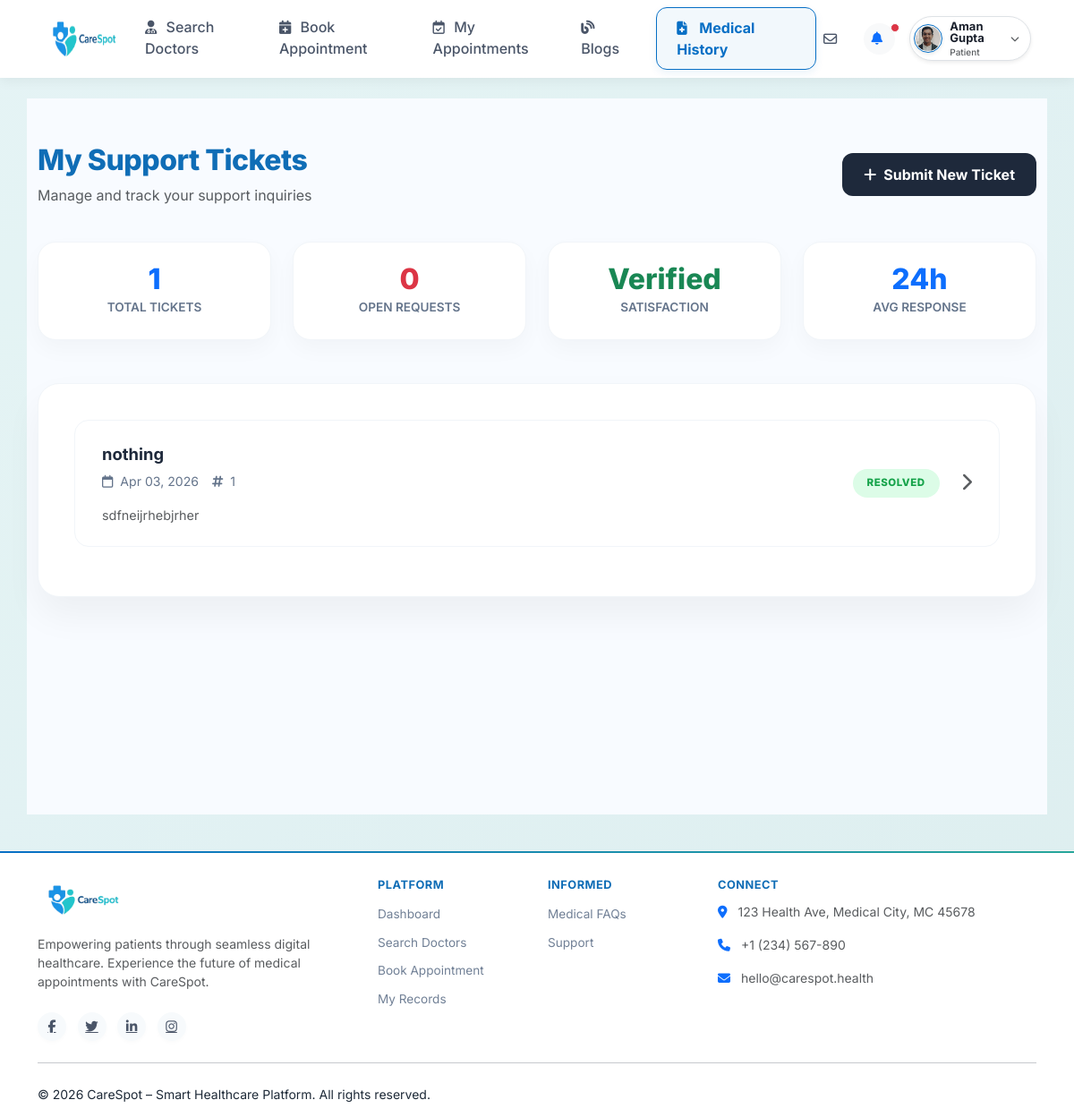
The page /my-support-tickets/ (signed in) on the database its author committed.
### user/models.py (models this page shows, shortened)
class tblSupportTicket(models.Model):
    STATUS_CHOICES = [
        ('open', 'Open'),
        ('in_progress', 'In Progress'),
        ('resolved', 'Resolved'),
        ('closed', 'Closed'),
    ]
    ticketID = models.AutoField(primary_key=True)
    userID = models.ForeignKey(tblUser, on_delete=models.SET_NULL, null=True, blank=True)
    name = models.TextField(max_length=100)
    email = models.TextField(max_length=100)
    subject = models.TextField(max_length=150)
    message = models.TextField(max_length=1000)
    status = models.CharField(max_length=20, choices=STATUS_CHOICES, default='open')
    createdDT = models.DateTimeField(auto_now_add=True)

### user/views.py (the view)
# urls.py: path('my-support-tickets/', views.mySupportTickets, name='mySupportTickets'),
def mySupportTickets(request):
    user_id = request.session.get('user_id') or request.session.get('userID')
    user_context = tblUser.objects.filter(userID=user_id).first() if user_id else None
    if not user_context:
        return redirect('Login')
    tblSupportTicket.objects.filter(email=user_context.email, userID__isnull=True).update(userID=user_context)
    my_tickets = tblSupportTicket.objects.filter(userID=user_context).order_by('-createdDT')
    open_tickets_count = my_tickets.filter(status='open').count()
    base_template = 'base.html' if request.session.get('isDoctor') else 'patient_base.html'
    return render(request, 'my_support_tickets.html', {
        'user_data': user_context,
        'my_tickets': my_tickets,
        'open_tickets_count': open_tickets_count,
        'base_template': base_template
    })

### user/templates/my_support_tickets.html (shortened to what this page needs)
{% extends base_template|default:'patient_base.html' %}
{% block content %}
<div class="dashboard-wrapper">
    <div class="container">
        <div class="page-header d-flex justify-content-between align-items-center">
            <div>
                <h2>My Support Tickets</h2>
                <p class="text-muted mb-0">Manage and track your support inquiries</p>
            </div>
            <a href="{% url 'supportPage' %}" class="btn-new-ticket">
                <i class="fa-solid fa-plus"></i> Submit New Ticket
            </a>
        </div>
        <div class="row g-4 mb-5">
            <div class="col-md-3 stats-col">
                <div class="stats-card">
                    <div class="count">{{ my_tickets|length }}</div>
                    <div class="label">Total Tickets</div>
                </div>
            </div>
            <div class="col-md-3 stats-col">
                <div class="stats-card">
                    <div class="count text-danger">
                        {{ open_tickets_count }}
                    </div>
                    <div class="label">Open Requests</div>
                </div>
            </div>
            <div class="col-md-3 stats-col">
                <div class="stats-card">
                    <div class="count text-success">Verified</div>
                    <div class="label">Satisfaction</div>
                </div>
            </div>
            <div class="col-md-3 stats-col">
                <div class="stats-card">
                    <div class="count">24h</div>
                    <div class="label">Avg Response</div>
                </div>
            </div>
        </div>
        <div class="ticket-list-container">
            {% if my_tickets %}
                {% for ticket in my_tickets %}
                <div class="ticket-item">
                    <div class="ticket-info">
                        <div class="ticket-subject">{{ ticket.subject }}</div>
                        <div class="ticket-meta">
                            <span><i class="fa-regular fa-calendar me-1"></i> {{ ticket.createdDT|date:"M d, Y" }}</span>
                            <span><i class="fa-solid fa-hashtag me-1"></i> {{ ticket.ticketID }}</span>
                        </div>
                        <div class="mt-3 text-muted" style="font-size: 0.9rem;">
                            {{ ticket.message|truncatewords:20 }}
                        </div>
                    </div>
                    <div class="d-flex align-items-center gap-4">
                        {% if ticket.status == 'open' %}
                            <span class="status-badge badge-open">Open</span>
                        {% elif ticket.status == 'in_progress' %}
                            <span class="status-badge badge-progress">In Progress</span>
                        {% elif ticket.status == 'resolved' %}
                            <span class="status-badge badge-resolved">Resolved</span>
                        {% elif ticket.status == 'closed' %}
                            <span class="status-badge badge-closed">Closed</span>
                        {% endif %}
                        <div class="text-muted" style="cursor:pointer;"><i class="fa-solid fa-chevron-right fs-5"></i></div>
                    </div>
                </div>
                {% endfor %}
            {% endif %}
        </div>
    </div>
</div>
{% endblock %}

### user/static/css/carespot-theme.css (style rules this page uses)
:root { --primary-color: #0F6DB6; --primary-dark: #0A5FA1; --secondary-color: #23B6B3; --accent-color: #3ED1C8; --background-color: #F4FAFB; --card-color: #FFFFFF; --text-color: #1E2A38; }
body { background-color: var(--background-color) !important; color: var(--text-color) !important; }
h1, h2, h3, h4, h5, h6, .h1, .h2, .h3, .h4, .h5, .h6 { color: #0F6DB6 !important; }
a { color: var(--primary-color); }
.text-secondary, .text-success { color: var(--secondary-color) !important; }

### user/templates/my_support_tickets.html (style rules this page uses)
:root { --primary-blue: #0d6efd; --dark-navy: #1e293b; --bg-soft: #f8fbff; }
.dashboard-wrapper { min-height: 100vh; background: var(--bg-soft); padding: 50px 0 80px; }
.page-header { margin-bottom: 40px; }
.page-header h2 { font-weight: 800; color: var(--dark-navy); letter-spacing: -0.5px; }
.stats-card { background: #fff; border-radius: 20px; padding: 25px; border: 1px solid #f1f5f9; box-shadow: 0 10px 25px rgba(0,0,0,0.03); height: 100%; display: flex; flex-direction: column; justify-content: center; align-items: center; text-align: center; }
.stats-card .count { font-size: 2rem; font-weight: 800; color: var(--primary-blue); line-height: 1; margin-bottom: 5px; }
.stats-card .label { font-size: 0.85rem; font-weight: 600; color: #64748b; text-transform: uppercase; }
.ticket-list-container { background: #fff; border-radius: 24px; padding: 40px; box-shadow: 0 20px 40px rgba(0,0,0,0.05); border: 1px solid #f1f5f9; }
.ticket-item { background: #fff; border-radius: 16px; padding: 24px 30px; border: 1px solid #f1f5f9; margin-bottom: 15px; transition: all 0.2s ease; display: flex; justify-content: space-between; align-items: center; flex-wrap: wrap; gap: 20px; }
.ticket-info { flex: 1; min-width: 300px; }
.ticket-subject { font-size: 1.15rem; font-weight: 700; color: var(--dark-navy); margin-bottom: 6px; }
.ticket-meta { display: flex; align-items: center; gap: 15px; font-size: 0.88rem; color: #64748b; }
.status-badge { font-size: 0.72rem; font-weight: 800; text-transform: uppercase; letter-spacing: 0.5px; padding: 7px 16px; border-radius: 50px; white-space: nowrap; }
.badge-resolved { background: #dcfce7; color: #16a34a; }
.btn-new-ticket { background: var(--dark-navy); color: #fff; border-radius: 12px; padding: 12px 24px; font-weight: 700; text-decoration: none; transition: all 0.3s; display: inline-flex; align-items: center; gap: 8px; }

### rows shown on the page
tblSupportTicket: subject "nothing", createdDT "Apr 03, 2026", ticketID "1", message "sdfneijrhebjrher", status "RESOLVED"

### other values the page prints
{{ request.session.user_name }} "Aman Gupta"
{{ my_tickets|length }} "1"
{{ open_tickets_count }} "0"
